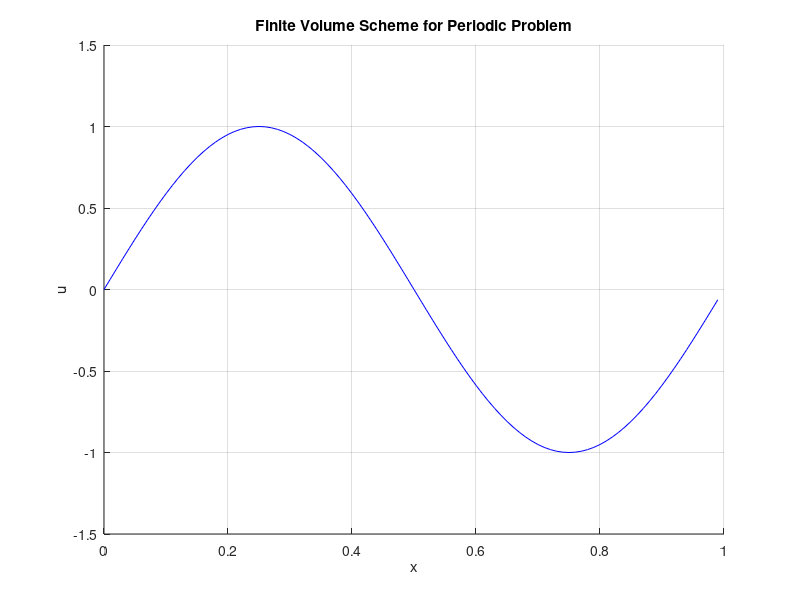

Write MATLAB code to recreate this figure. (Note: this script raises an error after producing the figure.)
%{
Finite Volume Scheme 
---------------------------------------------------------------------------
We want to implement finite volume scheme. Therefore we consider the following problem:

    u_t + f(u)_x = 0   for all (t, x) in (0, T) × (0, 1),
    u(0, x) = u0(x)    for all x in (0, 1).

We restrict ourselves to periodic problems:

    u(t, 0) = u(t, 1).

We discretize [0, 1] by N cells Ij := (xj, xj+1), j = 0, ..., N−1,
where xj = j * Δx = j / N.

Let un_i denote the approximate mean value on the cell Ij at discrete time level tn, i.e.,

    un_i ≈ (1/Δx) ∫_{Ij} u(tn, x) dx.

We implement a 3-point finite-volume scheme of the form:

    un+1_i = un_i - (Δt/Δx) * (g(un_i, un_{i+1}) - g(un_{i-1}, un_i)).

Hint: Use the periodicity at the boundaries, i.e., un_{-1} = un_{N-1} and un_{N} = un_{0}.
---------------------------------------------------------------------------
refer to FVM01 problem statement.png
%}



% Define parameters
T = 1.0;       % Total time
N = 100;       % Number of cells
x = linspace(0, 1, N+1); % Discretize the domain [0, 1)
x = x(1:end-1); % Adjust for periodic boundary conditions
dx = 1.0 / N;  % Spatial step size
CFL = 0.5;     % CFL number
a = 1.0;       % Advection speed

% Define the initial condition function
u0 = @(x) sin(2 * pi * x);

% Define the flux function
f = @(u) a * u; % Physical flux function

% Define the numerical flux function
g = @(ui, uj) 0.5 * (f(ui) + f(uj)); 

% Initialize the solution array
u = u0(x);

% Time step size based on CFL condition
dt = CFL * dx / a;
nt = floor(T / dt);  % Number of time steps

% Create a figure for animation
figure;
hold on;
grid on;
xlabel('x');
ylabel('u');
title('Finite Volume Scheme for Periodic Problem');
xlim([0 1]);
ylim([-1.5 1.5]);

% Plot the initial condition (static)
plot(x, u0(x), 'b-', 'DisplayName', 'Initial condition');

% Prepare storage for animation
u_record = zeros(nt, N);
for n = 1:nt
    u_new = u;
    for i = 1:N
        ip1 = mod(i, N) + 1;
        im1 = mod(i-2, N) + 1;
        u_new(i) = u(i) - (dt / dx) * (g(u(i), u(ip1)) - g(u(im1), u(i)));
    end
    u = u_new;
    u_record(n, :) = u;
end

% Animate the numerical solution using comet
h = animatedline('Color', 'r', 'LineWidth', 1.5, 'DisplayName', 'Numerical solution');

for n = 1:nt
    clearpoints(h);
    addpoints(h, x, u_record(n, :));
    drawnow;
    pause(0.01); % Control animation speed
end

% Show the legend after setting all plots
legend show;

